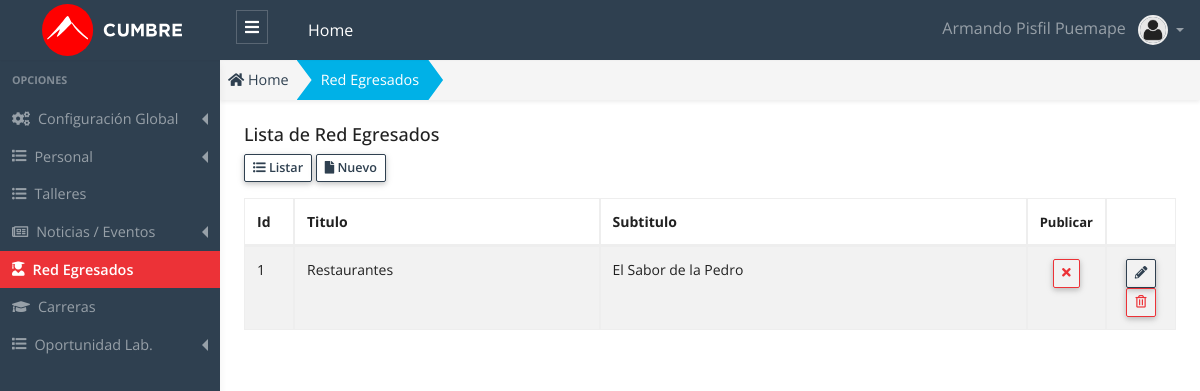
Screenshot of /public/admin/red/red.php (signed in) with the database file from the repository.
### tables this page shows
CREATE TABLE `red` (
  `id` int(11) NOT NULL AUTO_INCREMENT,
  `titulo` varchar(125) DEFAULT NULL,
  `subtitulo` varchar(125) DEFAULT NULL,
  `tipo` varchar(125) DEFAULT NULL,
  `vacantes` varchar(125) DEFAULT NULL,
  `requisitos` text NOT NULL,
  `conocimientos` text NOT NULL,
  `salario` varchar(125) DEFAULT NULL,
  `nombrecontacto` varchar(125) DEFAULT NULL,
  `telefonocontacto` varchar(125) DEFAULT NULL,
  `emailcontacto` varchar(125) DEFAULT NULL,
  `item` int(11) NOT NULL,
  `publicar` char(1) NOT NULL DEFAULT 'S',
  `estado` int(1) NOT NULL DEFAULT '1',
  `created_up` timestamp NOT NULL DEFAULT CURRENT_TIMESTAMP ON UPDATE CURRENT_TIMESTAMP,
  PRIMARY KEY (`id`) USING BTREE
);

### public/app/database/Connection.php (called while the page is built, shortened)
<?php
Class Connection
{
  protected $db_host   = 'localhost';
  protected $db_user   = 'root';
  protected $db_pass   = '';
  protected $db_name   = 'escuelac_w_ne16';
  protected $db_port   = '3306';
  protected $db_driver = 'mysql';
  protected $query  = '';
  protected $conn   = null  ;
  private function openConnection()
  {
    $str_conn = $this->db_driver.":host=".$this->db_host.";port=".$this->db_port.";dbname=" .$this->db_name;
    $this->conn = new PDO($str_conn,$this->db_user,$this->db_pass);
    $this->conn->setAttribute(PDO::ATTR_ERRMODE, PDO::ERRMODE_EXCEPTION);
    $this->conn->query("SET NAMES 'utf8'");
    return $this->conn ;
  }
  protected function executeQuery()
  {
    $stm = $this->conn->prepare($this->query);
    $this->status = $stm->execute() ;
    if($this->status)
    {
      $column_count = $stm->columnCount() ;
      if ($column_count > 0)
      {
        $rows  = $stm->fetchAll(PDO::FETCH_ASSOC) ;
      }
    }
  }
}

### public/app/models/Red.php (called while the page is built, shortened)
<?php
class Red extends Connection {
  public function getAll()
  {
    try{
      $this->query = "SELECT * FROM red; ";
      $this->executeQuery();
      $data = $this->rows ;
      return $data;
    }catch(exception $e){
      throw new Exception($e->getMessage());
    }
  }
}

### public/app/controllers/RedController.php (called while the page is built, shortened)
<?php
 class RedController
{
  public function getAll()
  {
    try
    {
      $red  = new Red();
      $data = $red->getAll();
      return $data ;
    }
    catch (Exception $e)
    {
      throw new Exception($e->getMessage());
    }
  }
}

### public/admin/red/red.php (the view, shortened to what this page needs)
<?php
    $red_controller = new RedController();
    $data = $red_controller->getAll();
    $title_page = "Red Egresados";
?>
<!DOCTYPE html>
<html lang="es">
<head>
  <?php
    require_once "../layout/head_links.phtml";
  ?>
</head>
<body>
  <?php require "../layout/header.phtml"; ?>
  <div class="app-wrap">
    <?php require_once "../layout/sidebar.phtml";?>
    <main role="main" class="main">
      <nav class="full-content" aria-label="breadcrumb">
        <ol class="breadcrumb breadcrumb-shape shadow-sm radius-0">
          <li class="breadcrumb-item">
            <a href="admin">
              <i class="fas fa-home"></i> Home
            </a>
          </li>
          <li class="breadcrumb-item active bg-info text-white" aria-current="page">
            <a class="link-white" href="admin/red/red.php">
              <?php echo $title_page; ?>
            </a>
          </li>
        </ol>
      </nav>
      <div class="container-full p-2 fs-x-14">
        <div class="row">
          <div class="col-12">
            <h5 class="page-header-title">Lista de <?php echo $title_page; ?> </h5>
          </div>
          <div class="col-12 mb-3">
            <a href="admin/red/red.php" class="btn btn-outline-primary btn-sm btn-bar" role="button">
              <i class="fas fa-list-ul"></i>
              Listar
            </a>
            <a href="admin/red/nuevo.php" class="btn btn-outline-primary btn-sm btn-bar" role="button">
              <i class="fas fa-file"></i>
              Nuevo
            </a>
          </div>
          <div class="col-12">
            <div class="table-responsive">
            <table id="dataTableList" class="table table-striped table-bordered" style="width:100%">
              <thead>
                <tr>
                  <th width="50">Id </th>
                  <th>Titulo </th>
                  <th>Subtitulo </th>
                  <th width="50" class="fs-x-13"> Publicar </th>
                  <th width="70"></th>
                </tr>
              </thead>
              <tbody>
                <?php foreach ($data as &$row) {?>
                  <?php
                    $classBtn = "" ;
                    $title    = "" ;
                    $icon_pub = "" ;
                    if(!empty($row["publicar"])){
                      if($row["publicar"] == "S"){
                        $classBtn =  "btn-outline-danger";
                        $title = "Desactivar/Ocultar" ;
                        $icon_pub = '<i class="fas fa-times"></i>';
                      }
                      else {
                        $classBtn =  "btn-outline-success";
                        $title = "Publicar" ;
                        $icon_pub = '<i class="fas fa-check"></i>';
                      }
                    }
                    $title_estado   = "";
                    $class_estado   = "";
                    $class_disabled = "";
                    if($row["estado"] == 1)
                    {
                      $title_estado = "Eliminar" ;
                    }
                    else
                    {
                      $title_estado   = "Recuperar" ;
                      $class_estado   = "row-disabled";
                      $class_disabled = "is-disabled";
                    }
                  ?>
                <tr class="<?php echo $class_estado ;?>" >
                  <td> <?php echo $row["id"] ?> </td>
                  <td> <?php echo $row["titulo"] ?> </td>
                  <td> <?php echo $row["subtitulo"] ?> </td>
                  <td class="text-center">
                    <button onclick="modalPublicar(<?php echo $row['id'] ?>, `<?php echo $row['titulo'] ?>` ,`<?php echo $title ?>`, `<?php echo $row['publicar'] ?>`);" class="btn btn-sm lh-1 btn-table <?php echo $classBtn.' ' .$class_disabled; ; ?> " title="<?php echo $title; ?>" >
                    <?php echo $icon_pub ;?>
                    </button>
                  </td>
                  <td class="text-center">
                    <a class="btn btn-outline-primary btn-sm lh-1 btn-table <?php echo $class_disabled ; ?>" href="admin/red/editar.php?id=<?php echo $row["id"] ?>" title="Editar">
                    <i class="fas fa-pencil-alt"></i>
                    </a>
                    <button class="btn btn-outline-danger btn-sm lh-1 btn-table" onclick="modalDelete(<?php echo $row["id"] ?>, `<?php echo $row['titulo'] ?>`,`<?php echo $title_estado ?>`,`<?php echo $row['estado'] ?>`);" title="<?php echo $title_estado ;?>">
                    <i class="far fa-trash-alt"></i>
                    </button>
                  </td>
                </tr>
                <?php }?>
              </tbody>
            </table>
            </div>
          </div>
        </div>
      </div>
    </main>
  </div>
  <?php require_once "../layout/datatables.phtml"?>
</body>
</html>

### rows the page displays
red: id "1", titulo "Restaurantes", subtitulo "El Sabor de la Pedro", publicar "S" (drawn)

### other values shown
$_SESSION['USER']['nombre'] "Armando"
$_SESSION['USER']['apellidos'] "Pisfil Puemape"
$title_page "Red Egresados"
